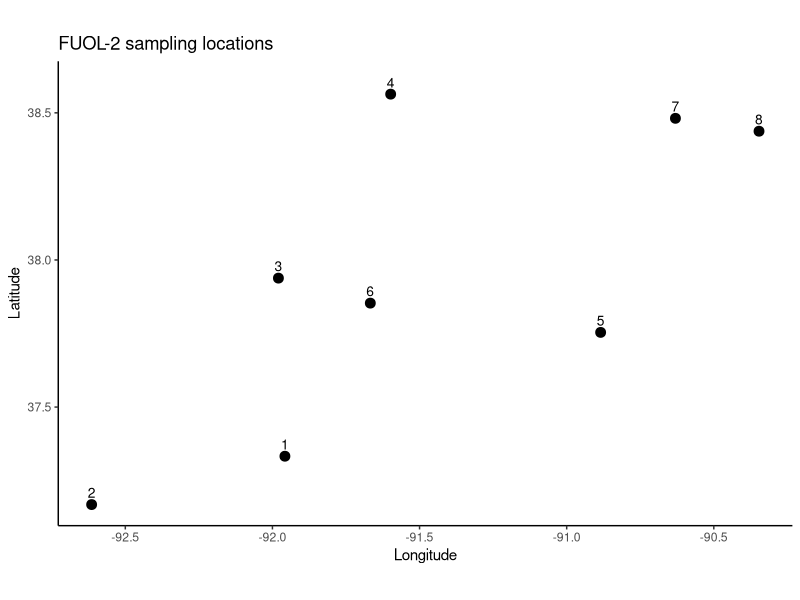
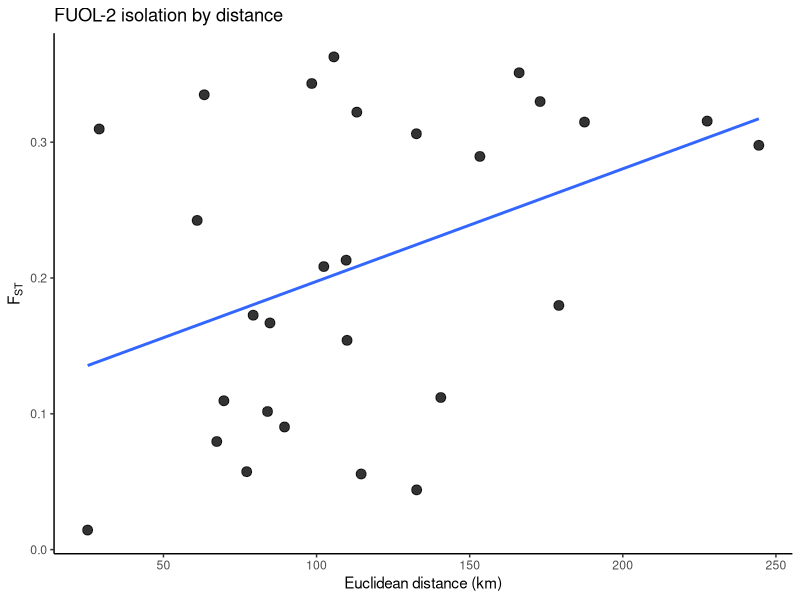

Here is the R script that generated these plots, in order: (Note: this script raises an error after producing the figures.)
# -----------------------------
# FUOL-2 blackspotted topminnow
# site coordinates + FST matrix + IBD plot
# -----------------------------

library(ggplot2)
library(geosphere)

# ------------------------------
# paths
# ------------------------------
save_dir <- "/Users/johnmccall/Library/CloudStorage/OneDrive-TheOhioStateUniversity/Spring_2026/Landgen_DGS/DGS-Patterns-of-Fish-Diversity/DGS-Patterns-of-Fish-Diversity/Objective 2/Data/FUOL-2"

# -----------------------------
# site key
# -----------------------------
# 1 = Brushy Creek
# 2 = Baker Creek
# 3 = Gasconade Mid-Stream
# 4 = Gasconade Large River
# 5 = Big River
# 6 = Dry Fork
# 7 = Meramec Mid-Stream
# 8 = Meramec Large River

# -----------------------------
# 0) site coordinates
# -----------------------------
FUOL_2_coords <- data.frame(
  site = as.character(1:8),
  lat = c(
    37.333000,  # 1
    37.168683,  # 2
    37.938267,  # 3
    38.563500,  # 4
    37.753833,  # 5
    37.853267,  # 6
    38.481333,  # 7
    38.437533   # 8
  ),
  lon = c(
    -91.957567, # 1
    -92.614433, # 2
    -91.979650, # 3
    -91.598167, # 4
    -90.884617, # 5
    -91.667350, # 6
    -90.630433, # 7
    -90.346350  # 8
  ),
  stringsAsFactors = FALSE
)

# -----------------------------
# 1) map of sampling locations
# -----------------------------
ggplot(FUOL_2_coords, aes(x = lon, y = lat)) +
  geom_point(size = 3) +
  geom_text(aes(label = site), nudge_y = 0.04, size = 3.5) +
  coord_fixed() +
  theme_classic() +
  labs(
    x = "Longitude",
    y = "Latitude",
    title = "FUOL-2 sampling locations"
  )

# -----------------------------
# 2) geographic distance matrix
# -----------------------------
geo_dist_km <- geosphere::distm(
  as.matrix(FUOL_2_coords[, c("lon", "lat")]),
  fun = geosphere::distHaversine
) / 1000

rownames(geo_dist_km) <- FUOL_2_coords$site
colnames(geo_dist_km) <- FUOL_2_coords$site

# -----------------------------
# 3) pairwise FST matrix
# -----------------------------
FUOL_2_fst <- matrix(
  0,
  nrow = nrow(FUOL_2_coords),
  ncol = nrow(FUOL_2_coords),
  dimnames = list(FUOL_2_coords$site, FUOL_2_coords$site)
)

FUOL_2_fst["2", "1"] <- 0.2424

FUOL_2_fst["3", c("1","2")] <- c(0.0796, 0.2084)

FUOL_2_fst["4", c("1","2","3")] <- c(0.1120, 0.1798, 0.0574)

FUOL_2_fst["5", c("1","2","3","4")] <- c(0.3628, 0.3511, 0.3432, 0.2131)

FUOL_2_fst["6", c("1","2","3","4","5")] <- c(0.3349, 0.3221, 0.3097, 0.1726, 0.1096)

FUOL_2_fst["7", c("1","2","3","4","5","6")] <- c(0.3299, 0.3155, 0.3062, 0.1669, 0.1017, 0.0557)

FUOL_2_fst["8", c("1","2","3","4","5","6","7")] <- c(0.3148, 0.2977, 0.2895, 0.1541, 0.0903, 0.0440, 0.0144)

# reflect to upper triangle
FUOL_2_fst[upper.tri(FUOL_2_fst)] <- t(FUOL_2_fst)[upper.tri(FUOL_2_fst)]
diag(FUOL_2_fst) <- 0

# -----------------------------
# 4) pairwise dataframe for IBD plot
# -----------------------------
ibd_df <- data.frame(
  site1   = rownames(FUOL_2_fst)[row(FUOL_2_fst)[upper.tri(FUOL_2_fst)]],
  site2   = colnames(FUOL_2_fst)[col(FUOL_2_fst)[upper.tri(FUOL_2_fst)]],
  fst     = FUOL_2_fst[upper.tri(FUOL_2_fst)],
  dist_km = geo_dist_km[upper.tri(geo_dist_km)]
)

# -----------------------------
# 5) IBD plot
# -----------------------------
ggplot(ibd_df, aes(x = dist_km, y = fst)) +
  geom_point(size = 3, alpha = 0.8) +
  geom_smooth(method = "lm", se = FALSE) +
  theme_classic() +
  labs(
    x = "Euclidean distance (km)",
    y = expression(F[ST]),
    title = "FUOL-2 isolation by distance"
  )

# -----------------------------
# 6) quick checks
# -----------------------------
stopifnot(identical(rownames(FUOL_2_fst), FUOL_2_coords$site))
stopifnot(identical(colnames(FUOL_2_fst), FUOL_2_coords$site))
stopifnot(isTRUE(all.equal(FUOL_2_fst, t(FUOL_2_fst))))

# -----------------------------
# 7) save RData (ONLY fst + coords)
# -----------------------------
out_dir <- file.path(save_dir, "data")

if (!dir.exists(out_dir)) {
  dir.create(out_dir, recursive = TRUE)
}

save(
  FUOL_2_fst,
  FUOL_2_coords,
  file = file.path(out_dir, "FUOL-2.RData")
)
